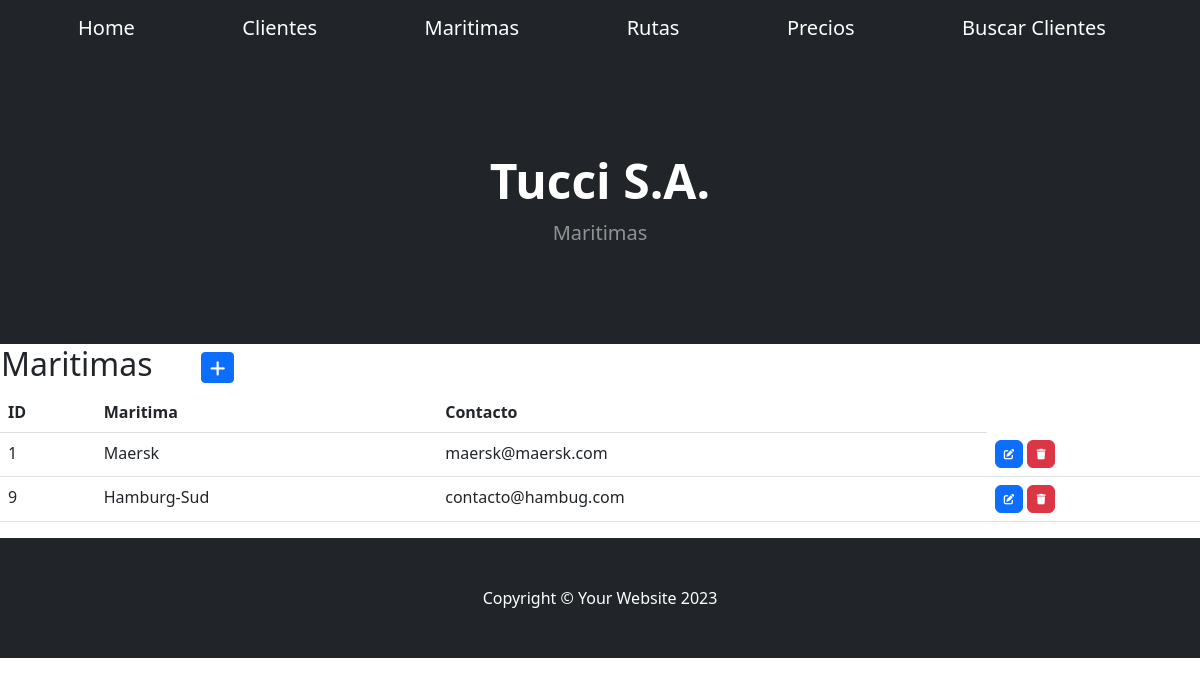
The page /aplicacion/maritimas/ on the database its author committed.
### aplicacion/models.py (models this page shows, shortened)
class Maritimas(models.Model):
    maritima = models.CharField(max_length=50)
    contacto = models.EmailField()
    class Meta:
        verbose_name = "Maritima"
        verbose_name_plural = "Maritimas"

### aplicacion/views.py (the view)
# urls.py: path('maritimas/', MaritimasList.as_view(), name="maritimas"),
class MaritimasList(ListView):
    model = Maritimas

### aplicacion/templates/aplicacion/maritimas_list.html (shortened to what this page needs)
{% extends 'aplicacion/home.html' %}
{% block titulo %}
<h1 class="display-5 fw-bolder text-white mb-2">Tucci S.A.</h1>
<p class="lead text-white-50 mb-4">Maritimas</p>
{% endblock titulo %}
{% block contenido %}
<table>
    <tr>
        <td width="200"><h2>Maritimas</h2></td>
        <td>
            <a
            href="{% url 'maritima_create' %}"
            class="btn btn-primary btn-sm"
            >
            </a>
        </td>
    </tr>
</table>
    <table class="table table-stripped">
        <thead>
            <tr>
                <th>ID</th>
                <th>Maritima</th>
                <th>Contacto</th>
            </tr>
        </thead>
        <tbody>
    {% for m in maritimas_list %}
            <tr>
                <td>{{ m.id }}</td>
                <td>{{ m.maritima }}</td>
                <td>{{ m.contacto }}</td>
                <td>
                    <a
                      href="{% url 'maritima_update' m.id %}"
                      class="btn btn-primary"
                      style="--bs-btn-padding-y: .25rem; --bs-btn-padding-x: .5rem; --bs-btn-font-size: .75rem;"
                      >
                    </a>
                    <a
                      href="{% url 'maritima_delete' m.id %}"
                      class="btn btn-danger"
                      style="--bs-btn-padding-y: .25rem; --bs-btn-padding-x: .5rem; --bs-btn-font-size: .75rem;"
                      >
                    </a>
                  </td>
            </tr>
    {% endfor %}
        </tbody>
    </table>
{% endblock contenido %}

### rows shown on the page
Maritimas: id "1", maritima "Maersk", contacto "maersk@maersk.com"
Maritimas: id "9", maritima "Hamburg-Sud", contacto "contacto@hambug.com"
